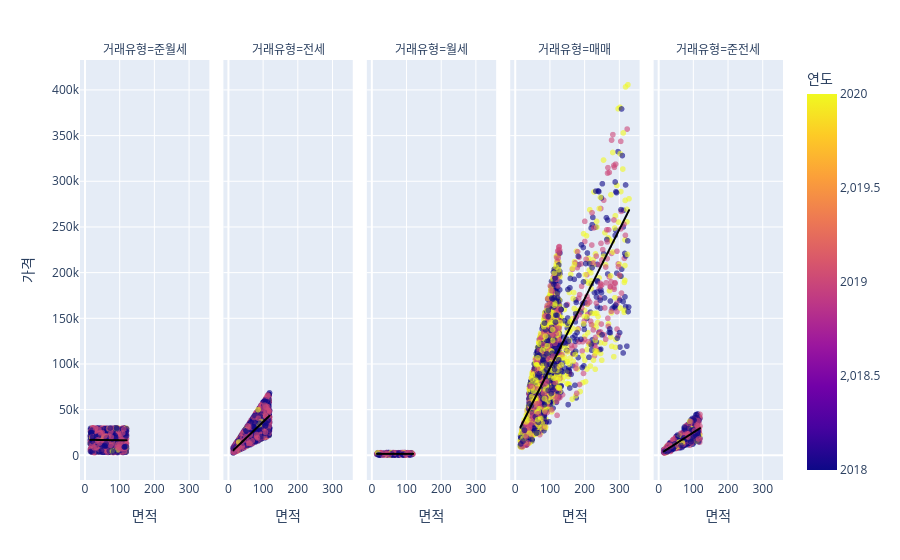

The cell this chart's notebook holds for it:
### Code cell
# 전체 비교
fig = px.scatter(eda_2, x='면적', y='가격', facet_col='거래유형', color='연도',
                 trendline='ols', opacity=0.6, trendline_color_override='black')
fig.show()

### Figure 1 — Plotly figure (JSON) as saved in the notebook; plotly's stock layout.template omitted (floating-point values rounded to 4 significant figures; data arrays with more than 128 entries replaced by an {"elided": "..."} marker saying what was removed)
{"data": [{"hovertemplate": "거래유형=준월세<br>면적=%{x}<br>가격=%{y}<br>연도=%{marker.color}<extra></extra>", "legendgroup": "", "marker": {"color": {"elided": "1773 int values"}, "coloraxis": "coloraxis", "opacity": 0.6, "symbol": "circle"}, "mode": "markers", "name": "", "showlegend": false, "type": "scattergl", "x": {"elided": "1773 float values"}, "xaxis": "x", "y": {"elided": "1773 float values"}, "yaxis": "y"}, {"hovertemplate": "<b>OLS trendline</b><br>가격 = -4.27724 * 면적 + 17028.6<br>R<sup>2</sup>=0.000264<br><br>거래유형=준월세<br>면적=%{x}<br>가격=%{y} <b>(trend)</b><extra></extra>", "legendgroup": "", "line": {"color": "black"}, "marker": {"symbol": "circle"}, "mode": "lines", "name": "", "showlegend": false, "type": "scattergl", "x": {"elided": "1773 float values"}, "xaxis": "x", "y": {"elided": "1773 float values"}, "yaxis": "y"}, {"hovertemplate": "거래유형=전세<br>면적=%{x}<br>가격=%{y}<br>연도=%{marker.color}<extra></extra>", "legendgroup": "", "marker": {"color": {"elided": "4158 int values"}, "coloraxis": "coloraxis", "opacity": 0.6, "symbol": "circle"}, "mode": "markers", "name": "", "showlegend": false, "type": "scattergl", "x": {"elided": "4158 float values"}, "xaxis": "x2", "y": {"elided": "4158 float values"}, "yaxis": "y2"}, {"hovertemplate": "<b>OLS trendline</b><br>가격 = 361.296 * 면적 + 39.0558<br>R<sup>2</sup>=0.695846<br><br>거래유형=전세<br>면적=%{x}<br>가격=%{y} <b>(trend)</b><extra></extra>", "legendgroup": "", "line": {"color": "black"}, "marker": {"symbol": "circle"}, "mode": "lines", "name": "", "showlegend": false, "type": "scattergl", "x": {"elided": "4158 float values"}, "xaxis": "x2", "y": {"elided": "4158 float values"}, "yaxis": "y2"}, {"hovertemplate": "거래유형=월세<br>면적=%{x}<br>가격=%{y}<br>연도=%{marker.color}<extra></extra>", "legendgroup": "", "marker": {"color": {"elided": "320 int values"}, "coloraxis": "coloraxis", "opacity": 0.6, "symbol": "circle"}, "mode": "markers", "name": "", "showlegend": false, "type": "scattergl", "x": {"elided": "320 float values"}, "xaxis": "x3", "y": {"elided": "320 float values"}, "yaxis": "y3"}, {"hovertemplate": "<b>OLS trendline</b><br>가격 = 0.397448 * 면적 + 1651.97<br>R<sup>2</sup>=0.000198<br><br>거래유형=월세<br>면적=%{x}<br>가격=%{y} <b>(trend)</b><extra></extra>", "legendgroup": "", "line": {"color": "black"}, "marker": {"symbol": "circle"}, "mode": "lines", "name": "", "showlegend": false, "type": "scattergl", "x": {"elided": "320 float values"}, "xaxis": "x3", "y": {"elided": "320 float values"}, "yaxis": "y3"}, {"hovertemplate": "거래유형=매매<br>면적=%{x}<br>가격=%{y}<br>연도=%{marker.color}<extra></extra>", "legendgroup": "", "marker": {"color": {"elided": "3141 int values"}, "coloraxis": "coloraxis", "opacity": 0.6, "symbol": "circle"}, "mode": "markers", "name": "", "showlegend": false, "type": "scattergl", "x": {"elided": "3141 float values"}, "xaxis": "x4", "y": {"elided": "3141 float values"}, "yaxis": "y4"}, {"hovertemplate": "<b>OLS trendline</b><br>가격 = 756.864 * 면적 + 19027.6<br>R<sup>2</sup>=0.633835<br><br>거래유형=매매<br>면적=%{x}<br>가격=%{y} <b>(trend)</b><extra></extra>", "legendgroup": "", "line": {"color": "black"}, "marker": {"symbol": "circle"}, "mode": "lines", "name": "", "showlegend": false, "type": "scattergl", "x": {"elided": "3141 float values"}, "xaxis": "x4", "y": {"elided": "3141 float values"}, "yaxis": "y4"}, {"hovertemplate": "거래유형=준전세<br>면적=%{x}<br>가격=%{y}<br>연도=%{marker.color}<extra></extra>", "legendgroup": "", "marker": {"color": {"elided": "608 int values"}, "coloraxis": "coloraxis", "opacity": 0.6, "symbol": "circle"}, "mode": "markers", "name": "", "showlegend": false, "type": "scattergl", "x": {"elided": "608 float values"}, "xaxis": "x5", "y": {"elided": "608 float values"}, "yaxis": "y5"}, {"hovertemplate": "<b>OLS trendline</b><br>가격 = 242.947 * 면적 + 591.93<br>R<sup>2</sup>=0.653519<br><br>거래유형=준전세<br>면적=%{x}<br>가격=%{y} <b>(trend)</b><extra></extra>", "legendgroup": "", "line": {"color": "black"}, "marker": {"symbol": "circle"}, "mode": "lines", "name": "", "showlegend": false, "type": "scattergl", "x": {"elided": "608 float values"}, "xaxis": "x5", "y": {"elided": "608 float values"}, "yaxis": "y5"}], "layout": {"annotations": [{"font": {}, "showarrow": false, "text": "거래유형=준월세", "x": 0.092, "xanchor": "center", "xref": "paper", "y": 1.0, "yanchor": "bottom", "yref": "paper"}, {"font": {}, "showarrow": false, "text": "거래유형=전세", "x": 0.296, "xanchor": "center", "xref": "paper", "y": 1.0, "yanchor": "bottom", "yref": "paper"}, {"font": {}, "showarrow": false, "text": "거래유형=월세", "x": 0.5, "xanchor": "center", "xref": "paper", "y": 1.0, "yanchor": "bottom", "yref": "paper"}, {"font": {}, "showarrow": false, "text": "거래유형=매매", "x": 0.704, "xanchor": "center", "xref": "paper", "y": 1.0, "yanchor": "bottom", "yref": "paper"}, {"font": {}, "showarrow": false, "text": "거래유형=준전세", "x": 0.908, "xanchor": "center", "xref": "paper", "y": 1.0, "yanchor": "bottom", "yref": "paper"}], "coloraxis": {"colorbar": {"title": {"text": "연도"}}, "colorscale": [[0.0, "#0d0887"], [0.1111, "#46039f"], [0.2222, "#7201a8"], [0.3333, "#9c179e"], [0.4444, "#bd3786"], [0.5556, "#d8576b"], [0.6667, "#ed7953"], [0.7778, "#fb9f3a"], [0.8889, "#fdca26"], [1.0, "#f0f921"]]}, "legend": {"tracegroupgap": 0}, "margin": {"t": 60}, "xaxis": {"anchor": "y", "domain": [0.0, 0.184], "title": {"text": "면적"}}, "xaxis2": {"anchor": "y2", "domain": [0.204, 0.388], "matches": "x", "title": {"text": "면적"}}, "xaxis3": {"anchor": "y3", "domain": [0.408, 0.592], "matches": "x", "title": {"text": "면적"}}, "xaxis4": {"anchor": "y4", "domain": [0.612, 0.796], "matches": "x", "title": {"text": "면적"}}, "xaxis5": {"anchor": "y5", "domain": [0.816, 1.0], "matches": "x", "title": {"text": "면적"}}, "yaxis": {"anchor": "x", "domain": [0.0, 1.0], "title": {"text": "가격"}}, "yaxis2": {"anchor": "x2", "domain": [0.0, 1.0], "matches": "y", "showticklabels": false}, "yaxis3": {"anchor": "x3", "domain": [0.0, 1.0], "matches": "y", "showticklabels": false}, "yaxis4": {"anchor": "x4", "domain": [0.0, 1.0], "matches": "y", "showticklabels": false}, "yaxis5": {"anchor": "x5", "domain": [0.0, 1.0], "matches": "y", "showticklabels": false}}}
